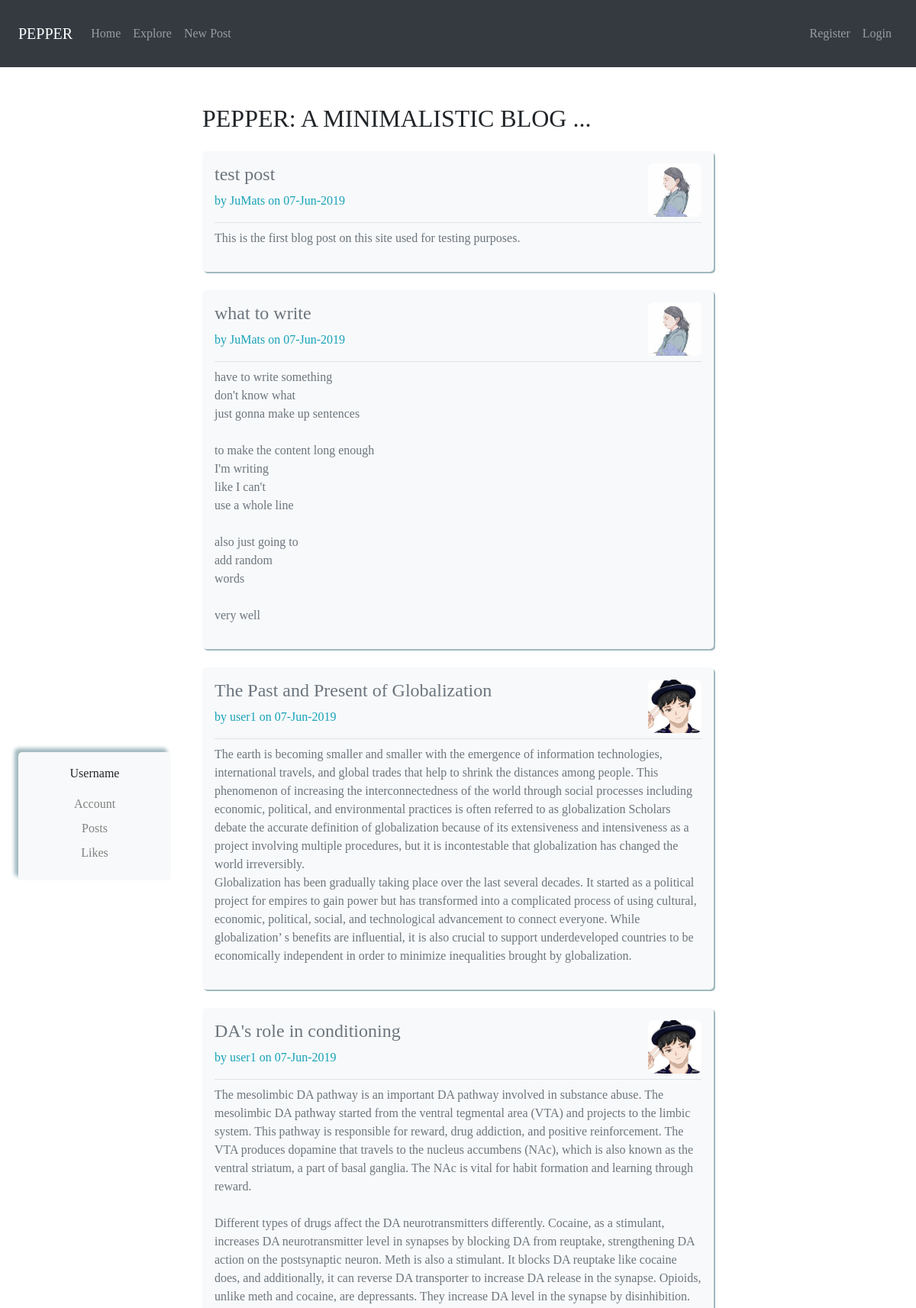
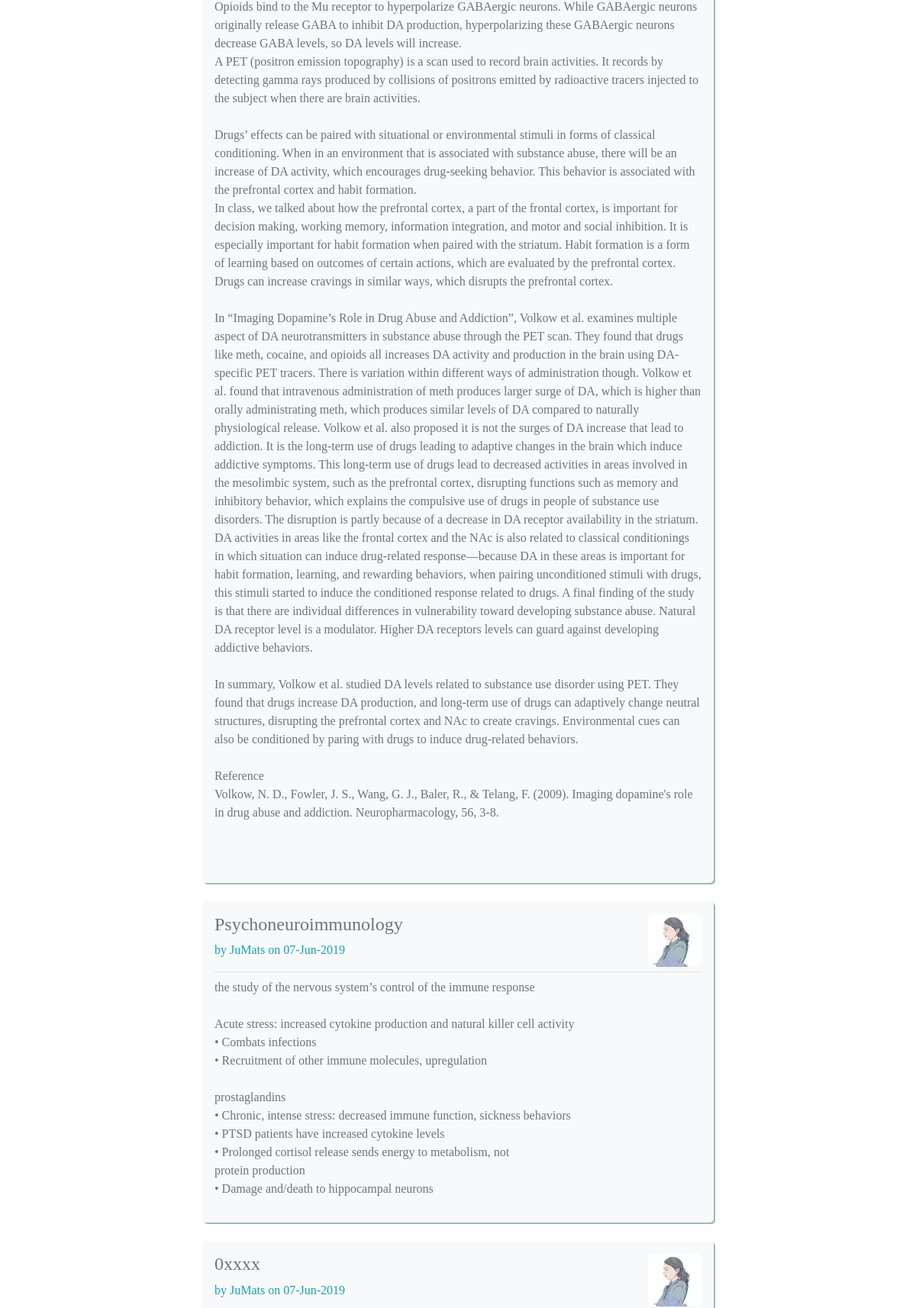
The page /home (upper part) on the database its author committed (2 pictures, top to bottom).
### pepperblog/models.py (models this page shows, shortened)
class Post(db.Model):
     id=db.Column(db.Integer, primary_key=True)
     title=db.Column(db.String(100), nullable=False)
     date_posted=db.Column(db.DateTime, nullable=False, default=datetime.utcnow)
     content=db.Column(db.Text,nullable=False)
     user_id=db.Column(db.Integer, db.ForeignKey('user.id'), nullable=False)

class User(db.Model, UserMixin):
    id=db.Column(db.Integer, primary_key=True)
    username=db.Column(db.String(20), unique=True, nullable=False)
    email=db.Column(db.String(120), unique=True, nullable=False)
    image_file=db.Column(db.String(20),nullable=False,default='default.jpg')
    password=db.Column(db.String(60), nullable=False)
    posts=db.relationship("Post", backref='author',lazy=True)

### pepperblog/routes.py (the view)
@app.route("/")
@app.route("/home")
def home():
    return render_template('home.html',posts=Post.query.all(), title="Pepper: Blog, Share, More")

### pepperblog/templates/home.html
{% extends "layout.html" %}
{% block content %}
    <h2>PEPPER: A MINIMALISTIC BLOG ...</h2>
    {% for post in posts %}
    <div class="post bg-light p-3 my-4">
        <div class="media">
            <div>
                <h4 class="text-secondary"><a class="card-link text-secondary" href="{{url_for('post', post_id=post.id)}}">{{post.title}}</a></h4>
                <p class="text-info ">by {{post.author.username}} on {{post.date_posted.strftime('%d-%b-%Y')}}</p>
            </div>
            <div class="profile-post-wrapper pull-right ml-auto">
                 <img width="70px" class="profile-image" src="{{url_for('static',filename='profiles/'+post.author.image_file)}}">
            </div>
        </div>
        <div class="border-top pt-2">
            <p class="text-secondary" style="white-space: pre-line">{{post.content}}</p>
        </div>
    </div>
    {% endfor%}
{% endblock content%}

### pepperblog/templates/layout.html (shortened to what this page needs)
<!DOCTYPE html>
<html lang="en">
<head>
    <link rel="stylesheet" href="https://stackpath.bootstrapcdn.com/bootstrap/4.3.1/css/bootstrap.min.css">
    <link rel=stylesheet type=text/css href="{{ url_for('static', filename='main.css') }}"/>
    <link href="https://fonts.font.im/css?family=Nanum+Gothic+Coding|Playfair+Display" rel="stylesheet">
</head>
<body>
  <nav class="navbar navbar-expand-md navbar-dark bg-dark p-4">
    <a class="navbar-brand" href="#">PEPPER</a>
    <div class="collapse navbar-collapse" id="navbarspan">
      <ul class="navbar-nav mr-auto mt-lg-0">
        <li class="nav-item">
          <a class="nav-link" href="{{url_for('home')}}">Home</a>
        </li>
        <li class="nav-item">
          <a class="nav-link" href="{{url_for('explore')}}" >Explore</a>
        </li>
        <li class="nav-item">
          <a class="nav-link" href="{{url_for('newpost')}}" >New Post</a>
        </li>
      </ul>
      <ul class="navbar-nav ml-auto mt-lg-0">
        {% if current_user.is_authenticated %}
         <li class="nav-item">
            <a class="nav-link" href="{{url_for('logout')}}">Logout</a>
          </li>
        {% else %}
         <li class="nav-item">
            <a class="nav-link" href="{{url_for('signup')}}">Register</a>
          </li>
          <li class="nav-item">
            <a class="nav-link" href="{{url_for('login')}}" >Login</a>
          </li>
        {% endif %}
      </ul>
    </div>
  </nav>
  <div id="sidebar" class=" bg-light p-3 col-xs-12 col-sm-2 ml-sm-4" >
    <p>Username</p>
    <div>
      <div class="my-2"><a class="sidebarlink" href="{{url_for('account')}}">Account</a></div>
      <div class="my-2"><a class="sidebarlink" href="#">Posts</a></div>
      <div class="my-2"><a class="sidebarlink" href="#">Likes</a></div>
    </div>
  </div>
  <div id="content" class="col-xs-12 col-sm-7 mx-auto my-5" style="display:block" >
   {% block content %} {% endblock %}
  </div>
</body>
</html>

### pepperblog/static/main.css (style rules this page uses)
*,html,body { font-family: 'Playfair Display', serif; }
.profile-post-wrapper { border-radius:10%; width:70px; height:70px; overflow: hidden; }
#sidebar { position:fixed; top:15%; box-shadow: -5px -5px 5px #A0B9BF; border-radius:5px; background-color:#EFF7FF; text-align:center; }
.navbar { font-family: 'Nanum Gothic Coding', monospace; }
.sidebarlink { text-decoration:none; color:grey; }
.post { border-radius:5px; box-shadow: 2px 2px 0.5px #A0B9BF; }

### rows shown on the page
Post: title "test post", author.username "JuMats", date_posted "07-Jun-2019", image_file (picture), content "This is the first blog post on this site used for testing purposes."
Post: title "what to write", author.username "JuMats", date_posted "07-Jun-2019", image_file (picture), content "have to write something don't know what just gonna make up sentences to make the content long enough I'm writing like I can't use a whole line also just going to add random words very well"
Post: title "The Past and Present of Globalization", author.username "user1", date_posted "07-Jun-2019", image_file (picture), content "The earth is becoming smaller and smaller with the emergence of information technologies, international travels, and global trades that help to shrink the distances among people. This phenomenon of increasing the interconnectedness of the world through social processes including economic, political, and environmental practices is often referred to as globalization Scholars debate the accurate definition of globalization because of its extensiveness and intensiveness as a project involving multiple procedures, but it is incontestable that globalization has changed the world irreversibly. Globalization has been gradually taking place over the last several decades. It started as a political…"
Post: title "DA's role in conditioning", author.username "user1", date_posted "07-Jun-2019", image_file (picture), content "The mesolimbic DA pathway is an important DA pathway involved in substance abuse. The mesolimbic DA pathway started from the ventral tegmental area (VTA) and projects to the limbic system. This pathway is responsible for reward, drug addiction, and positive reinforcement. The VTA produces dopamine that travels to the nucleus accumbens (NAc), which is also known as the ventral striatum, a part of basal ganglia. The NAc is vital for habit formation and learning through reward. Different types of drugs affect the DA neurotransmitters differently. Cocaine, as a stimulant, increases DA neurotransmitter level in synapses by blocking DA from reuptake, strengthening DA action on the postsynaptic…"
Post: title "Psychoneuroimmunology", author.username "JuMats", date_posted "07-Jun-2019", image_file (picture), content "the study of the nervous system’s control of the immune response Acute stress: increased cytokine production and natural killer cell activity • Combats infections • Recruitment of other immune molecules, upregulation prostaglandins • Chronic, intense stress: decreased immune function, sickness behaviors • PTSD patients have increased cytokine levels • Prolonged cortisol release sends energy to metabolism, not protein production • Damage and/death to hippocampal neurons"
Post: title "0xxxx", author.username "JuMats", date_posted "07-Jun-2019", image_file (picture)
